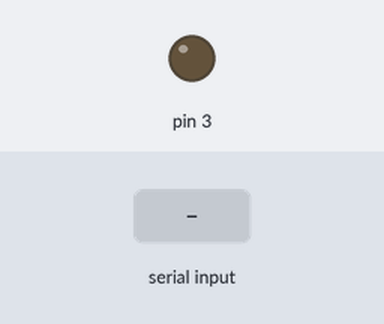
A sketch run on a simulated Arduino Uno, built with avr-gcc and run on an emulated ATmega328P. Parts: output pins drawn as LEDs (lit = HIGH). The test bench sets the inputs (shaded band).

Above: at 1.2 s.
1.3 s: "1" received over Serial
At 1.6 s:
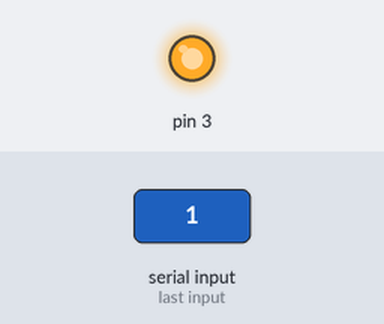
2.8 s: "0" received over Serial
At 3.9 s:
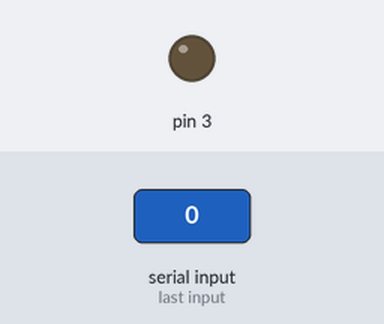
Timing chart, 0 to 5.8 s (numbered marks = the images above; inputs shaded):
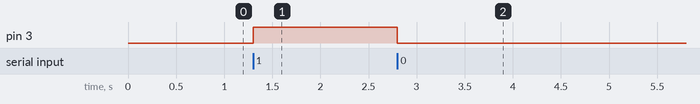

Measured:
- after the input at 1.3 s, pin 3: LOW → HIGH at once
- after the input at 2.8 s, pin 3: HIGH → LOW at once

The sketch:

Arduino-Py-Com.ino
```cpp
// the setup function runs once when you press reset or power the board
void setup() {

  // initialize digital pin LED_BUILTIN as an output.
  Serial.begin(9600);
  pinMode(3, OUTPUT);
}

// the loop function runs over and over again forever
void loop() {
  char input = Serial.read();

  if (input == '1'){
    digitalWrite(3,HIGH);
    delay(2);
  }
  if (input == '0'){
    digitalWrite(3,LOW);
    delay(2);
  }
}
```
